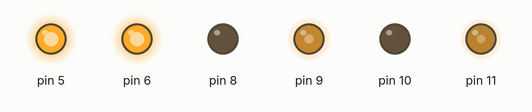
This sketch was run on a simulated Arduino Uno, built with avr-gcc and run on an emulated ATmega328P. Shown: output pins drawn as LEDs (lit = HIGH).

Above: at 0.1 s.
Timing chart, 0 to 1.6 s (numbered marks = the images above):
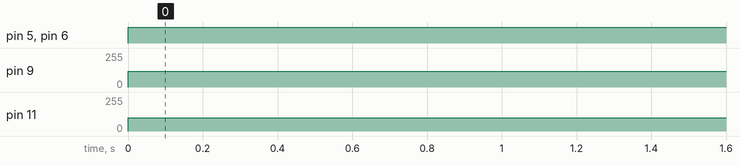

The sketch:

OnlyForward.ino
```cpp
//前進し続ける
int vA0 = 0;
int MANKO = 0;
int TINPO = 0;
int vA1 = 0;
int vA2 = 0;
int vA3 = 0;
int hA2 = 600;
int hA1 = 600;
int hA3 = 600;
int hA0 = 600;
void setup(){
pinMode(6,OUTPUT);
pinMode(10,OUTPUT);
pinMode(5,OUTPUT);
pinMode(8,OUTPUT);
pinMode(11,OUTPUT);
pinMode(9,OUTPUT);
Serial.begin(9600);
}

void loop() {
  //モーター 左11　右9
     analogWrite(11,100);
     digitalWrite(6,HIGH);
     digitalWrite(10,LOW);
     analogWrite(9,120);
     digitalWrite(5,HIGH);
     digitalWrite(8,LOW);
     delay(3000);
}
```

Measured:
- by itself, pin 5, pin 6: LOW → HIGH at 0.00 s
- by itself, pin 9: 0/255 → 120/255 at 0.00 s
- by itself, pin 11: 0/255 → 100/255 at 0.00 s
